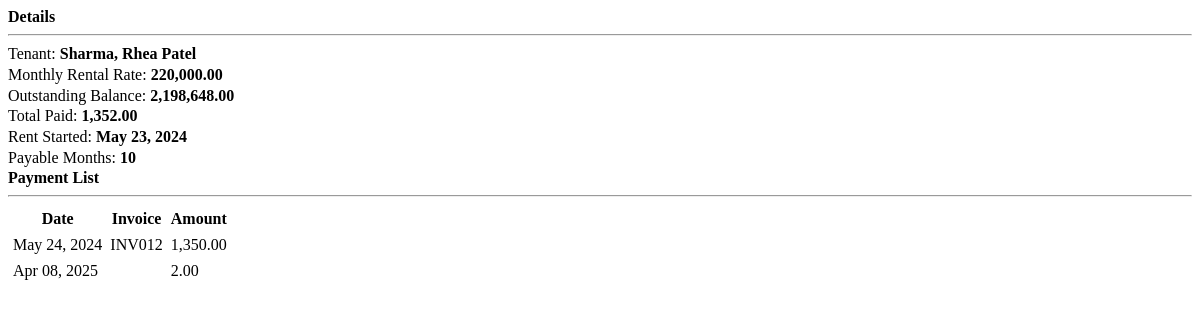
Page /view_payment.php?id=12 on the earlier database version.
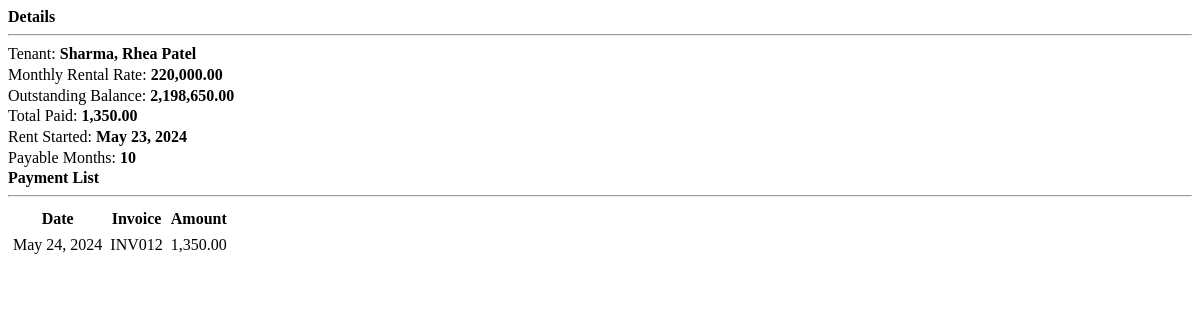
Same page on the later database version.
### tables this page shows
CREATE TABLE `payments` (
  `id` int(30) NOT NULL,
  `tenant_id` int(30) NOT NULL,
  `amount` float NOT NULL,
  `invoice` varchar(50) NOT NULL,
  `date_created` datetime NOT NULL DEFAULT current_timestamp()
);

### view_payment.php (the view, shortened to what this page needs)
<?php include 'db_connect.php' ?>
<?php
$tenants =$conn->query("SELECT t.*,concat(t.lastname,', ',t.firstname,' ',t.middlename) as name,h.house_no,h.price FROM tenants t inner join houses h on h.id = t.house_id where t.id = {$_GET['id']} ");
$months = abs(strtotime(date('Y-m-d')." 23:59:59") - strtotime($date_in." 23:59:59"));
$months = floor(($months) / (30*60*60*24));
$payable = $price * $months;
$paid = $conn->query("SELECT SUM(amount) as paid FROM payments where tenant_id =".$_GET['id']);
$last_payment = $conn->query("SELECT * FROM payments where tenant_id =".$_GET['id']." order by unix_timestamp(date_created) desc limit 1");
$paid = $paid->num_rows > 0 ? $paid->fetch_array()['paid'] : 0;
$outstanding = $payable - $paid;
?>
<div class="container-fluid">
	<div class="col-lg-12">
		<div class="row">
			<div class="col-md-4">
				<div id="details">
					<large><b>Details</b></large>
					<hr>
					<p>Tenant: <b><?php echo ucwords($name) ?></b></p>
					<p>Monthly Rental Rate: <b><?php echo number_format($price,2) ?></b></p>
					<p>Outstanding Balance: <b><?php echo number_format($outstanding,2) ?></b></p>
					<p>Total Paid: <b><?php echo number_format($paid,2) ?></b></p>
					<p>Rent Started: <b><?php echo date("M d, Y",strtotime($date_in)) ?></b></p>
					<p>Payable Months: <b><?php echo $months ?></b></p>
				</div>
			</div>
			<div class="col-md-8">
				<large><b>Payment List</b></large>
					<hr>
				<table class="table table-condensed table-striped">
					<thead>
						<tr>
							<th>Date</th>
							<th>Invoice</th>
							<th>Amount</th>
						</tr>
					</thead>
					<tbody>
						<?php
						$payments = $conn->query("SELECT * FROM payments where tenant_id = $id");
						if($payments->num_rows > 0):
						while($row=$payments->fetch_assoc()):
						?>
					<tr>
						<td><?php echo date("M d, Y",strtotime($row['date_created'])) ?></td>
						<td><?php echo $row['invoice'] ?></td>
						<td class='text-right'><?php echo number_format($row['amount'],2) ?></td>
					</tr>
					<?php endwhile; ?>
					<?php else: ?>
					<?php endif; ?>
					</tbody>
				</table>
			</div>
		</div>
	</div>
</div>

Differences in the rows shown:
removed payments: date_created "Apr 08, 2025", amount "2.00"
Other differences:
$outstanding: "2,198,648.00" → "2,198,650.00"
$paid: "1,352.00" → "1,350.00"
